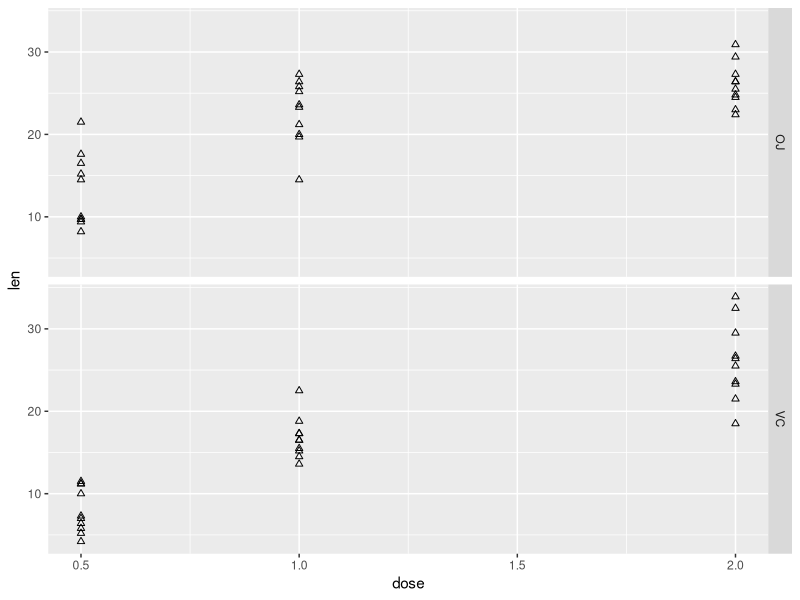

Generate this figure with R:
## ---- chunk 1
library(ggplot2)
library(plyr)
data(ToothGrowth)
ggplot(ToothGrowth, aes(x=dose, y=len)) + geom_point(shape=2) + facet_grid(supp ~ .)
ddply(ToothGrowth,dose~supp,function(x) c(mean=mean(x$len),sd=sd(x$len),observation_number=nrow(x)) )
